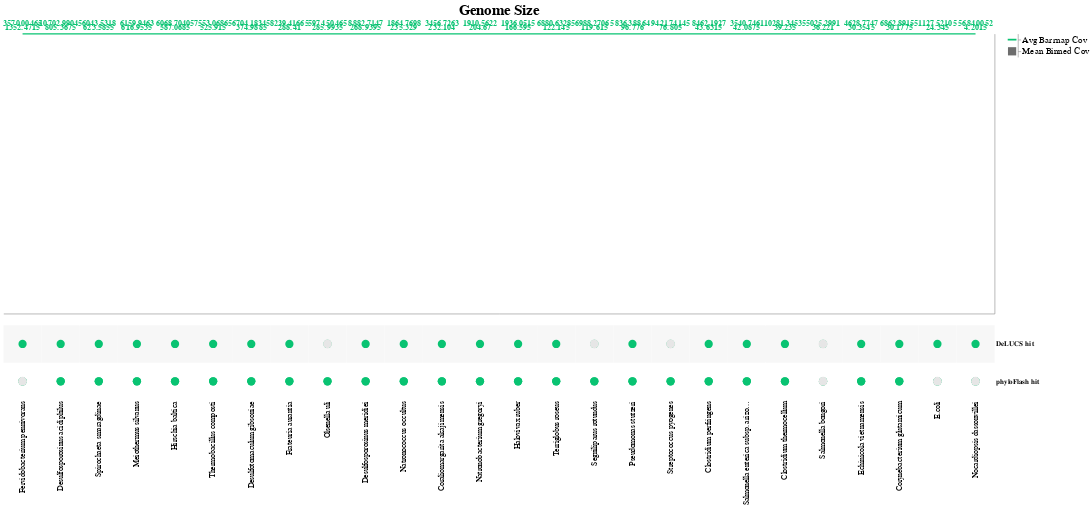

The code cell stored with this chart in its notebook:
### Code cell
# combine all charts to make final upset plot
upset_plot = alt.hconcat(
    vertical_bar_chart,
    legendline + legendbar
)

upset_plot = alt.vconcat(
    upset_plot,
    matrix_view
)

# final graph settings tuning
upset_plot.configure_view(
    stroke=None
).configure_axis(
    titleFontSize=vertical_bar_title_size,
    labelFontSize=matrix_label_size
).configure_title(
    fontSize=25
)

### Figure 1 — Vega-Lite specification as saved in the notebook (floating-point values rounded to 4 significant figures)
{"config": {"view": {"continuousWidth": 400, "continuousHeight": 300, "stroke": null}, "axis": {"labelFontSize": 12, "titleFontSize": 23}, "title": {"fontSize": 25}}, "vconcat": [{"hconcat": [{"layer": [{"mark": {"type": "bar", "color": "#303030", "size": 40}, "encoding": {"color": {"condition": {"value": "#303030", "selection": {"not": "selector008"}}, "value": "#09c372"}, "tooltip": [{"type": "quantitative", "field": "Mean Binned Cov", "title": "Size"}], "x": {"type": "nominal", "axis": {"domain": true, "grid": false, "labels": false, "ticks": false}, "field": "Species", "sort": {"field": "Whole Genome", "order": "descending"}, "title": null}, "y": {"type": "quantitative", "axis": {"grid": false, "orient": "right", "values": [0, 10000, 1000000, 6000000]}, "field": "Mean Binned Cov", "scale": {"type": "log"}, "title": null}}, "height": 480.0, "selection": {"selector008": {"type": "multi", "on": "mouseover", "fields": ["Species"]}}, "title": "Genome Size", "width": 1700}, {"mark": {"type": "text", "color": "#303030", "dy": -10, "fontWeight": "bold", "size": 14}, "encoding": {"color": {"condition": {"value": "#303030", "selection": {"not": "selector008"}}, "value": "#09c372"}, "text": {"type": "quantitative", "field": "Mean Binned Cov"}, "tooltip": [{"type": "quantitative", "field": "Mean Binned Cov", "title": "Size"}], "x": {"type": "nominal", "axis": {"domain": true, "grid": false, "labels": false, "ticks": false}, "field": "Species", "sort": {"field": "Whole Genome", "order": "descending"}, "title": null}, "y": {"type": "quantitative", "axis": {"grid": false, "orient": "right", "values": [0, 10000, 1000000, 6000000]}, "field": "Mean Binned Cov", "scale": {"type": "log"}, "title": null}}, "height": 480.0, "title": "Genome Size", "width": 1700}, {"mark": {"type": "line", "color": "#09c372", "opacity": 1}, "encoding": {"color": {"value": "#09c372"}, "tooltip": [{"type": "quantitative", "field": "Mean Binned Cov", "title": "Size"}], "x": {"type": "nominal", "axis": {"domain": true, "grid": false, "labels": false, "ticks": false}, "field": "Species", "sort": {"field": "Whole Genome", "order": "descending"}, "title": null}, "y": {"type": "quantitative", "field": "Avg Barrnap Cov"}}, "height": 480.0, "title": "Genome Size", "width": 1700}, {"mark": {"type": "text", "align": "center", "baseline": "middle", "color": "#303030", "dy": -18, "fontSize": 13, "fontWeight": "bold", "size": 14}, "encoding": {"color": {"value": "#09c372"}, "text": {"type": "quantitative", "field": "Avg Barrnap Cov"}, "tooltip": [{"type": "quantitative", "field": "Mean Binned Cov", "title": "Size"}], "x": {"type": "nominal", "axis": {"domain": true, "grid": false, "labels": false, "ticks": false}, "field": "Species", "sort": {"field": "Whole Genome", "order": "descending"}, "title": null}, "y": {"type": "quantitative", "field": "Avg Barrnap Cov"}}, "height": 480.0, "title": "Genome Size", "width": 1700}], "data": {"name": "data-34d0e9490912b37f9b1861a7548ccb0e"}}, {"layer": [{"mark": {"type": "tick", "color": "black", "opacity": 1, "orient": "horizontal", "size": 15, "thickness": 3}, "encoding": {"color": {"value": "#09c372"}, "y": {"type": "nominal", "axis": {"labelFontSize": 16, "orient": "right", "titleAngle": 0, "titleFontSize": 0, "titleX": 80, "titleY": -5}, "field": "y"}}}, {"mark": {"type": "square", "color": "#303030", "size": 200}, "encoding": {"y": {"type": "nominal", "axis": {"labelFontSize": 16, "orient": "right", "titleAngle": 0, "titleFontSize": 0, "titleX": 80, "titleY": -5}, "field": "x"}}}], "data": {"name": "data-f4d281f3763c654cb67c7612fe423262"}}]}, {"layer": [{"mark": {"type": "circle", "opacity": 1, "size": 200}, "encoding": {"color": {"condition": {"type": "nominal", "field": "value", "legend": null, "scale": {"domain": [0, 1], "range": ["#E6E6E6", "#303030"]}, "selection": {"not": "selector009"}}, "value": "#09c372"}, "x": {"type": "nominal", "axis": {"domain": false, "grid": false, "labelFontSize": 13, "labelFontWeight": "normal", "ticks": false}, "field": "Species", "sort": {"field": "Whole Genome", "order": "descending"}, "title": null}, "y": {"type": "nominal", "axis": {"domain": false, "grid": false, "labelFontWeight": "bold", "orient": "right", "ticks": false}, "field": "key", "title": null}}, "height": 128.0, "selection": {"selector008": {"type": "multi", "on": "mouseover", "fields": ["Species"]}, "selector009": {"type": "multi", "on": "mouseover", "fields": ["Species", "value"]}}, "transform": [{"fold": ["phyloFlash hit", "DeLUCS hit"]}], "width": 1700}, {"mark": "rect", "encoding": {"color": {"value": "#F7F7F7"}, "x": {"type": "nominal", "axis": {"domain": false, "grid": false, "labelFontSize": 13, "labelFontWeight": "normal", "ticks": false}, "field": "Species", "sort": {"field": "Whole Genome", "order": "descending"}, "title": null}, "y": {"type": "nominal", "axis": {"domain": false, "grid": false, "labelFontWeight": "bold", "orient": "right", "ticks": false}, "field": "key", "title": null}}, "height": 128.0, "transform": [{"fold": ["phyloFlash hit", "DeLUCS hit"]}, {"filter": "(datum.key === 'DeLUCS hit')"}], "width": 1700}, {"mark": {"type": "circle", "opacity": 1, "size": 200}, "encoding": {"color": {"condition": {"type": "nominal", "field": "value", "legend": null, "scale": {"domain": [0, 1], "range": ["#E6E6E6", "#303030"]}, "selection": {"not": "selector009"}}, "value": "#09c372"}, "x": {"type": "nominal", "axis": {"domain": false, "grid": false, "labelFontSize": 13, "labelFontWeight": "normal", "ticks": false}, "field": "Species", "sort": {"field": "Whole Genome", "order": "descending"}, "title": null}, "y": {"type": "nominal", "axis": {"domain": false, "grid": false, "labelFontWeight": "bold", "orient": "right", "ticks": false}, "field": "key", "title": null}}, "height": 128.0, "transform": [{"fold": ["phyloFlash hit", "DeLUCS hit"]}], "width": 1700}, {"mark": {"type": "circle", "opacity": 1, "size": 230}, "encoding": {"color": {"value": "#E6E6E6"}, "x": {"type": "nominal", "axis": {"domain": false, "grid": false, "labelFontSize": 13, "labelFontWeight": "normal", "ticks": false}, "field": "Species", "sort": {"field": "Whole Genome", "order": "descending"}, "title": null}, "y": {"type": "nominal", "axis": {"domain": false, "grid": false, "labelFontWeight": "bold", "orient": "right", "ticks": false}, "field": "key", "title": null}}, "height": 128.0, "transform": [{"fold": ["phyloFlash hit", "DeLUCS hit"]}, {"filter": "(datum['value'] === 0)"}], "width": 1700}], "data": {"name": "data-34d0e9490912b37f9b1861a7548ccb0e"}}], "$schema": "https://vega.github.io/schema/vega-lite/v4.0.0.json", "datasets": {"data-34d0e9490912b37f9b1861a7548ccb0e": [{"Species": "Fervidobacterium pennivorans", "Mean Binned Cov": 1352.0, "Avg Barrnap Cov": 3570.0, "phyloFlash hit": 0, "DeLUCS hit": 1}, {"Species": "Desulfosporosinus acidiphilus", "Mean Binned Cov": 805.4, "Avg Barrnap Cov": 10700.0, "phyloFlash hit": 1, "DeLUCS hit": 1}, {"Species": "Spirochaeta smaragdinae", "Mean Binned Cov": 623.6, "Avg Barrnap Cov": 6044.0, "phyloFlash hit": 1, "DeLUCS hit": 1}, {"Species": "Meiothermus silvanus", "Mean Binned Cov": 617.0, "Avg Barrnap Cov": 6160.0, "phyloFlash hit": 1, "DeLUCS hit": 1}, {"Species": "Hirschia baltica", "Mean Binned Cov": 587.1, "Avg Barrnap Cov": 6069.0, "phyloFlash hit": 1, "DeLUCS hit": 1}, {"Species": "Thermobacillus composti", "Mean Binned Cov": 525.9, "Avg Barrnap Cov": 7553.0, "phyloFlash hit": 1, "DeLUCS hit": 1}, {"Species": "Desulfotomaculum gibsoniae", "Mean Binned Cov": 375.0, "Avg Barrnap Cov": 6704.0, "phyloFlash hit": 1, "DeLUCS hit": 1}, {"Species": "Frateuria aurantia", "Mean Binned Cov": 288.4, "Avg Barrnap Cov": 8239.0, "phyloFlash hit": 1, "DeLUCS hit": 1}, {"Species": "Olsenella uli", "Mean Binned Cov": 286.0, "Avg Barrnap Cov": 5975.0, "phyloFlash hit": 1, "DeLUCS hit": 0}, {"Species": "Desulfosporosinus meridiei", "Mean Binned Cov": 268.9, "Avg Barrnap Cov": 8883.0, "phyloFlash hit": 1, "DeLUCS hit": 1}, {"Species": "Natronococcus occultus", "Mean Binned Cov": 235.3, "Avg Barrnap Cov": 1865.0, "phyloFlash hit": 1, "DeLUCS hit": 1}, {"Species": "Coraliomargarita akajimensis", "Mean Binned Cov": 232.1, "Avg Barrnap Cov": 3457.0, "phyloFlash hit": 1, "DeLUCS hit": 1}, {"Species": "Natronobacterium gregoryi", "Mean Binned Cov": 204.7, "Avg Barrnap Cov": 1911.0, "phyloFlash hit": 1, "DeLUCS hit": 1}, {"Species": "Halovivax ruber", "Mean Binned Cov": 166.6, "Avg Barrnap Cov": 1936.0, "phyloFlash hit": 1, "DeLUCS hit": 1}, {"Species": "Terriglobus roseus", "Mean Binned Cov": 122.1, "Avg Barrnap Cov": 6881.0, "phyloFlash hit": 1, "DeLUCS hit": 1}, {"Species": "Segniliparus rotundus", "Mean Binned Cov": 119.6, "Avg Barrnap Cov": 6988.0, "phyloFlash hit": 1, "DeLUCS hit": 0}, {"Species": "Pseudomonas stutzeri", "Mean Binned Cov": 96.78, "Avg Barrnap Cov": 8364.0, "phyloFlash hit": 1, "DeLUCS hit": 1}, {"Species": "Streptococcus pyogenes", "Mean Binned Cov": 76.81, "Avg Barrnap Cov": 9422.0, "phyloFlash hit": 1, "DeLUCS hit": 0}, {"Species": "Clostridium perfringens", "Mean Binned Cov": 43.63, "Avg Barrnap Cov": 8462.0, "phyloFlash hit": 1, "DeLUCS hit": 1}, {"Species": "Salmonella enterica subsp. arizonae serovar", "Mean Binned Cov": 42.09, "Avg Barrnap Cov": 3541.0, "phyloFlash hit": 1, "DeLUCS hit": 1}, {"Species": "Clostridium thermocellum", "Mean Binned Cov": 39.23, "Avg Barrnap Cov": 10280.0, "phyloFlash hit": 1, "DeLUCS hit": 1}, {"Species": "Salmonella bongori", "Mean Binned Cov": 36.22, "Avg Barrnap Cov": 5025.0, "phyloFlash hit": 0, "DeLUCS hit": 0}, {"Species": "Echinicola vietnamensis", "Mean Binned Cov": 30.35, "Avg Barrnap Cov": 4629.0, "phyloFlash hit": 1, "DeLUCS hit": 1}, {"Species": "Corynebacterium glutamicum", "Mean Binned Cov": 30.18, "Avg Barrnap Cov": 6863.0, "phyloFlash hit": 1, "DeLUCS hit": 1}, {"Species": "E.coli", "Mean Binned Cov": 24.34, "Avg Barrnap Cov": 1128.0, "phyloFlash hit": 0, "DeLUCS hit": 1}, {"Species": "Nocardiopsis dassonvillei", "Mean Binned Cov": 4.202, "Avg Barrnap Cov": 5684.0, "phyloFlash hit": 0, "DeLUCS hit": 1}], "data-f4d281f3763c654cb67c7612fe423262": [{"y": "Avg Barrnap Cov", "x": "Mean Binned Cov"}]}}
